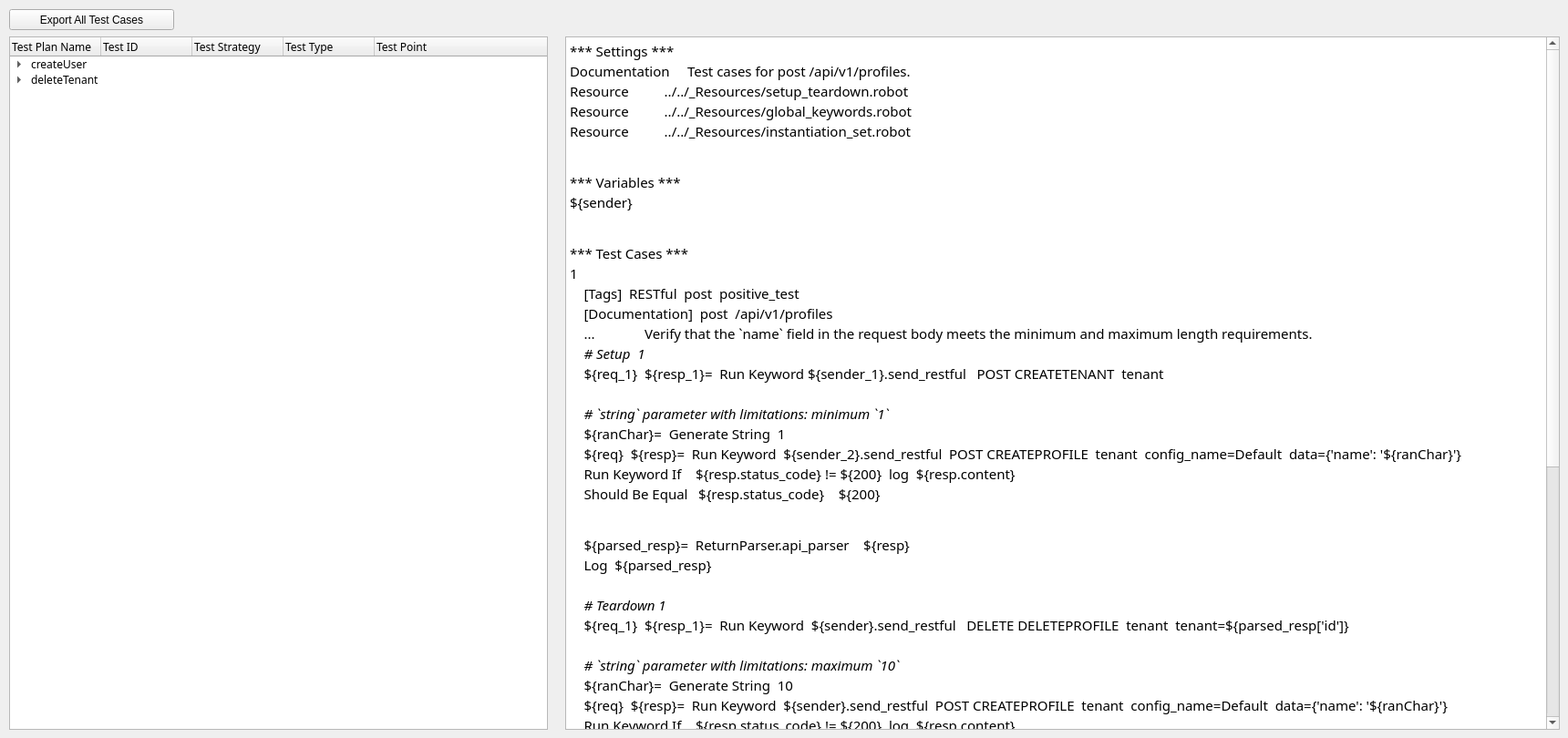
   <widget class="QWidget" name="tab_7">
    <attribute name="title">
     <string>Pre-view</string>
    </attribute>
    <widget class="QTreeWidget" name="api_tree_table_3">
     <property name="geometry">
      <rect>
       <x>10</x>
       <y>40</y>
       <width>591</width>
       <height>761</height>
      </rect>
     </property>
     <property name="font">
      <font>
       <family>JetBrains Mono</family>
      </font>
     </property>
     <property name="editTriggers">
      <set>QAbstractItemView::NoEditTriggers</set>
     </property>
     <property name="dragEnabled">
      <bool>false</bool>
     </property>
     <column>
      <property name="text">
       <string>Test Plan Name</string>
      </property>
     </column>
     <column>
      <property name="text">
       <string>Test ID</string>
      </property>
     </column>
     <column>
      <property name="text">
       <string>Test Strategy</string>
      </property>
     </column>
     <column>
      <property name="text">
       <string>Test Type</string>
      </property>
     </column>
     <column>
      <property name="text">
       <string>Test Point</string>
      </property>
     </column>
     <item>
      <property name="text">
       <string>createUser</string>
      </property>
      <property name="text">
       <string/>
      </property>
      <property name="text">
       <string/>
      </property>
      <property name="text">
       <string/>
      </property>
      <property name="text">
       <string/>
      </property>
      <item>
       <property name="text">
        <string/>
       </property>
       <property name="text">
        <string>1</string>
       </property>
       <property name="text">
        <string>Parameter Min.Max Value</string>
       </property>
       <property name="text">
        <string>Positive Test</string>
       </property>
       <property name="text">
        <string/>
       </property>
      </item>
      <item>
       <property name="text">
        <string/>
       </property>
       <property name="text">
        <string>2</string>
       </property>
       <property name="text">
        <string>Property Testing</string>
       </property>
       <property name="text">
        <string>Positive Test</string>
       </property>
       <property name="text">
        <string/>
       </property>
      </item>
     </item>
     <item>
      <property name="text">
       <string>deleteTenant</string>
      </property>
      <property name="text">
       <string/>
      </property>
      <property name="text">
       <string/>
      </property>
      <property name="text">
       <string/>
      </property>
      <property name="text">
       <string/>
      </property>
      <item>
       <property name="text">
        <string/>
       </property>
       <property name="text">
        <string>3</string>
       </property>
       <property name="text">
        <string>Property Testing</string>
       </property>
       <property name="text">
        <string>Positive Test</string>
       </property>
       <property name="text">
        <string/>
       </property>
      </item>
      <item>
       <property name="text">
        <string/>
       </property>
       <property name="text">
        <string>4</string>
       </property>
       <property name="text">
        <string>Property Testing</string>
       </property>
       <property name="text">
        <string>Positive Test</string>
       </property>
       <property name="text">
        <string/>
       </property>
      </item>
      <item>
       <property name="text">
        <string/>
       </property>
       <property name="text">
        <string>5</string>
       </property>
       <property name="text">
        <string>Property Testing</string>
       </property>
       <property name="text">
        <string>Negative Test</string>
       </property>
       <property name="text">
        <string/>
       </property>
      </item>
     </item>
    </widget>
    <widget class="QTextBrowser" name="textBrowser">
     <property name="geometry">
      <rect>
       <x>620</x>
       <y>40</y>
       <width>1091</width>
       <height>761</height>
      </rect>
     </property>
     <property name="font">
      <font>
       <family>JetBrains Mono</family>
      </font>
     </property>
     <property name="html">
      <string>&lt;!DOCTYPE HTML PUBLIC &quot;-//W3C//DTD HTML 4.0//EN&quot; &quot;http://www.w3.org/TR/REC-html40/strict.dtd&quot;&gt;
&lt;html&gt;&lt;head&gt;&lt;meta name=&quot;qrichtext&quot; content=&quot;1&quot; /&gt;&lt;style type=&quot;text/css&quot;&gt;
p, li { white-space: pre-wrap; }
&lt;/style&gt;&lt;/head&gt;&lt;body style=&quot; font-family:'JetBrains Mono'; font-size:7.8pt; font-weight:400; font-style:normal;&quot;&gt;
&lt;p style=&quot; margin-top:0px; margin-bottom:0px; margin-left:0px; margin-right:0px; -qt-block-indent:0; text-indent:0px;&quot;&gt;&lt;span style=&quot; font-family:'JetBrains Mono,Consolas,Courier New,monospace'; font-size:11pt; color:#000000;&quot;&gt;*** Settings ***&lt;/span&gt;&lt;/p&gt;
&lt;p style=&quot; margin-top:0px; margin-bottom:0px; margin-left:0px; margin-right:0px; -qt-block-indent:0; text-indent:0px;&quot;&gt;&lt;span style=&quot; font-family:'JetBrains Mono,Consolas,Courier New,monospace'; font-size:11pt; color:#000000;&quot;&gt;Documentation     Test cases for post /api/v1/profiles.&lt;/span&gt;&lt;/p&gt;
&lt;p style=&quot; margin-top:0px; margin-bottom:0px; margin-left:0px; margin-right:0px; -qt-block-indent:0; text-indent:0px;&quot;&gt;&lt;span style=&quot; font-family:'JetBrains Mono,Consolas,Courier New,monospace'; font-size:11pt; color:#000000;&quot;&gt;Resource          ../../_Resources/setup_teardown.robot&lt;/span&gt;&lt;/p&gt;
&lt;p style=&quot; margin-top:0px; margin-bottom:0px; margin-left:0px; margin-right:0px; -qt-block-indent:0; text-indent:0px;&quot;&gt;&lt;span style=&quot; font-family:'JetBrains Mono,Consolas,Courier New,monospace'; font-size:11pt; color:#000000;&quot;&gt;Resource          ../../_Resources/global_keywords.robot&lt;/span&gt;&lt;/p&gt;
&lt;p style=&quot; margin-top:0px; margin-bottom:0px; margin-left:0px; margin-right:0px; -qt-block-indent:0; text-indent:0px;&quot;&gt;&lt;span style=&quot; font-family:'JetBrains Mono,Consolas,Courier New,monospace'; font-size:11pt; color:#000000;&quot;&gt;Resource          ../../_Resources/instantiation_set.robot &lt;/span&gt;&lt;/p&gt;
&lt;p style=&quot; margin-top:0px; margin-bottom:0px; margin-left:0px; margin-right:0px; -qt-block-indent:0; text-indent:0px;&quot;&gt;&lt;span style=&quot; font-family:'JetBrains Mono,Consolas,Courier New,monospace'; font-size:11pt; color:#000000;&quot;&gt;&lt;br /&gt;&lt;/span&gt;&lt;/p&gt;
&lt;p style=&quot; margin-top:0px; margin-bottom:0px; margin-left:0px; margin-right:0px; -qt-block-indent:0; text-indent:0px;&quot;&gt;&lt;span style=&quot; font-family:'JetBrains Mono,Consolas,Courier New,monospace'; font-size:11pt; color:#000000;&quot;&gt;*** Variables ***&lt;/span&gt;&lt;/p&gt;
&lt;p style=&quot; margin-top:0px; margin-bottom:0px; margin-left:0px; margin-right:0px; -qt-block-indent:0; text-indent:0px;&quot;&gt;&lt;span style=&quot; font-family:'JetBrains Mono,Consolas,Courier New,monospace'; font-size:11pt; color:#000000;&quot;&gt;${sender}           &lt;/span&gt;&lt;/p&gt;
&lt;p style=&quot; margin-top:0px; margin-bottom:0px; margin-left:0px; margin-right:0px; -qt-block-indent:0; text-indent:0px;&quot;&gt;&lt;span style=&quot; font-family:'JetBrains Mono,Consolas,Courier New,monospace'; font-size:11pt; color:#000000;&quot;&gt;&lt;br /&gt;&lt;/span&gt;&lt;/p&gt;
&lt;p style=&quot; margin-top:0px; margin-bottom:0px; margin-left:0px; margin-right:0px; -qt-block-indent:0; text-indent:0px;&quot;&gt;&lt;span style=&quot; font-family:'JetBrains Mono,Consolas,Courier New,monospace'; font-size:11pt; color:#000000;&quot;&gt;*** Test Cases ***&lt;/span&gt;&lt;/p&gt;
&lt;p style=&quot; margin-top:0px; margin-bottom:0px; margin-left:0px; margin-right:0px; -qt-block-indent:0; text-indent:0px;&quot;&gt;&lt;span style=&quot; font-family:'JetBrains Mono,Consolas,Courier New,monospace'; font-size:11pt; color:#000000;&quot;&gt;1&lt;/span&gt;&lt;/p&gt;
&lt;p style=&quot; margin-top:0px; margin-bottom:0px; margin-left:0px; margin-right:0px; -qt-block-indent:0; text-indent:0px;&quot;&gt;&lt;span style=&quot; font-family:'JetBrains Mono,Consolas,Courier New,monospace'; font-size:11pt; color:#000000;&quot;&gt;    [Tags]  RESTful  post  positive_test&lt;/span&gt;&lt;/p&gt;
&lt;p style=&quot; margin-top:0px; margin-bottom:0px; margin-left:0px; margin-right:0px; -qt-block-indent:0; text-indent:0px;&quot;&gt;&lt;span style=&quot; font-family:'JetBrains Mono,Consolas,Courier New,monospace'; font-size:11pt; color:#000000;&quot;&gt;    [Documentation]  post  /api/v1/profiles  &lt;/span&gt;&lt;/p&gt;
&lt;p style=&quot; margin-top:0px; margin-bottom:0px; margin-left:0px; margin-right:0px; -qt-block-indent:0; text-indent:0px;&quot;&gt;&lt;span style=&quot; font-family:'JetBrains Mono,Consolas,Courier New,monospace'; font-size:11pt; color:#000000;&quot;&gt;    ...              Verify that the `name` field in the request body meets the minimum and maximum length requirements.&lt;/span&gt;&lt;/p&gt;
&lt;p style=&quot; margin-top:0px; margin-bottom:0px; margin-left:0px; margin-right:0px; -qt-block-indent:0; text-indent:0px;&quot;&gt;&lt;span style=&quot; font-family:'JetBrains Mono,Consolas,Courier New,monospace'; font-size:11pt; color:#000000;&quot;&gt;    &lt;/span&gt;&lt;span style=&quot; font-family:'JetBrains Mono,Consolas,Courier New,monospace'; font-size:11pt; font-style:italic; color:#000000;&quot;&gt;# Setup  1&lt;/span&gt;&lt;/p&gt;
&lt;p style=&quot; margin-top:0px; margin-bottom:0px; margin-left:0px; margin-right:0px; -qt-block-indent:0; text-indent:0px;&quot;&gt;&lt;span style=&quot; font-family:'JetBrains Mono,Consolas,Courier New,monospace'; font-size:11pt; color:#000000;&quot;&gt;    ${req_1}  ${resp_1}=  Run Keyword ${sender_1}.send_restful   POST CREATETENANT  tenant  &lt;/span&gt;&lt;/p&gt;
&lt;p style=&quot; margin-top:0px; margin-bottom:0px; margin-left:0px; margin-right:0px; -qt-block-indent:0; text-indent:0px;&quot;&gt;&lt;span style=&quot; font-family:'JetBrains Mono,Consolas,Courier New,monospace'; font-size:11pt; color:#000000;&quot;&gt;    &lt;/span&gt;&lt;/p&gt;
&lt;p style=&quot; margin-top:0px; margin-bottom:0px; margin-left:0px; margin-right:0px; -qt-block-indent:0; text-indent:0px;&quot;&gt;&lt;span style=&quot; font-family:'JetBrains Mono,Consolas,Courier New,monospace'; font-size:11pt; color:#000000;&quot;&gt;    &lt;/span&gt;&lt;span style=&quot; font-family:'JetBrains Mono,Consolas,Courier New,monospace'; font-size:11pt; font-style:italic; color:#000000;&quot;&gt;# `string` parameter with limitations: minimum `1`&lt;/span&gt;&lt;/p&gt;
&lt;p style=&quot; margin-top:0px; margin-bottom:0px; margin-left:0px; margin-right:0px; -qt-block-indent:0; text-indent:0px;&quot;&gt;&lt;span style=&quot; font-family:'JetBrains Mono,Consolas,Courier New,monospace'; font-size:11pt; color:#000000;&quot;&gt;    ${ranChar}=  Generate String  1&lt;/span&gt;&lt;/p&gt;
&lt;p style=&quot; margin-top:0px; margin-bottom:0px; margin-left:0px; margin-right:0px; -qt-block-indent:0; text-indent:0px;&quot;&gt;&lt;span style=&quot; font-family:'JetBrains Mono,Consolas,Courier New,monospace'; font-size:11pt; color:#000000;&quot;&gt;    ${req}  ${resp}=  Run Keyword  ${sender_2}.send_restful  POST CREATEPROFILE  tenant  config_name=Default  data={'name': '${ranChar}'}&lt;/span&gt;&lt;/p&gt;
&lt;p style=&quot; margin-top:0px; margin-bottom:0px; margin-left:0px; margin-right:0px; -qt-block-indent:0; text-indent:0px;&quot;&gt;&lt;span style=&quot; font-family:'JetBrains Mono,Consolas,Courier New,monospace'; font-size:11pt; color:#000000;&quot;&gt;    Run Keyword If    ${resp.status_code} != ${200}  log  ${resp.content}&lt;/span&gt;&lt;/p&gt;
&lt;p style=&quot; margin-top:0px; margin-bottom:0px; margin-left:0px; margin-right:0px; -qt-block-indent:0; text-indent:0px;&quot;&gt;&lt;span style=&quot; font-family:'JetBrains Mono,Consolas,Courier New,monospace'; font-size:11pt; color:#000000;&quot;&gt;    Should Be Equal   ${resp.status_code}    ${200}&lt;/span&gt;&lt;/p&gt;
&lt;p style=&quot; margin-top:0px; margin-bottom:0px; margin-left:0px; margin-right:0px; -qt-block-indent:0; text-indent:0px;&quot;&gt;&lt;span style=&quot; font-family:'JetBrains Mono,Consolas,Courier New,monospace'; font-size:11pt; color:#000000;&quot;&gt;&lt;br /&gt;&lt;/span&gt;&lt;/p&gt;
&lt;p style=&quot; margin-top:0px; margin-bottom:0px; margin-left:0px; margin-right:0px; -qt-block-indent:0; text-indent:0px;&quot;&gt;&lt;span style=&quot; font-family:'JetBrains Mono,Consolas,Courier New,monospace'; font-size:11pt; color:#000000;&quot;&gt;    ${parsed_resp}=  ReturnParser.api_parser    ${resp}&lt;/span&gt;&lt;/p&gt;
&lt;p style=&quot; margin-top:0px; margin-bottom:0px; margin-left:0px; margin-right:0px; -qt-block-indent:0; text-indent:0px;&quot;&gt;&lt;span style=&quot; font-family:'JetBrains Mono,Consolas,Courier New,monospace'; font-size:11pt; color:#000000;&quot;&gt;    Log  ${parsed_resp}&lt;/span&gt;&lt;/p&gt;
&lt;p style=&quot; margin-top:0px; margin-bottom:0px; margin-left:0px; margin-right:0px; -qt-block-indent:0; text-indent:0px;&quot;&gt;&lt;span style=&quot; font-family:'JetBrains Mono,Consolas,Courier New,monospace'; font-size:11pt; color:#000000;&quot;&gt;    &lt;/span&gt;&lt;/p&gt;
&lt;p style=&quot; margin-top:0px; margin-bottom:0px; margin-left:0px; margin-right:0px; -qt-block-indent:0; text-indent:0px;&quot;&gt;&lt;span style=&quot; font-family:'JetBrains Mono,Consolas,Courier New,monospace'; font-size:11pt; color:#000000;&quot;&gt;    &lt;/span&gt;&lt;span style=&quot; font-family:'JetBrains Mono,Consolas,Courier New,monospace'; font-size:11pt; font-style:italic; color:#000000;&quot;&gt;# Teardown 1&lt;/span&gt;&lt;/p&gt;
&lt;p style=&quot; margin-top:0px; margin-bottom:0px; margin-left:0px; margin-right:0px; -qt-block-indent:0; text-indent:0px;&quot;&gt;&lt;span style=&quot; font-family:'JetBrains Mono,Consolas,Courier New,monospace'; font-size:11pt; color:#000000;&quot;&gt;    ${req_1}  ${resp_1}=  Run Keyword  ${sender}.send_restful   DELETE DELETEPROFILE  tenant  tenant=${parsed_resp['id']}  &lt;/span&gt;&lt;/p&gt;
&lt;p style=&quot; margin-top:0px; margin-bottom:0px; margin-left:0px; margin-right:0px; -qt-block-indent:0; text-indent:0px;&quot;&gt;&lt;span style=&quot; font-family:'JetBrains Mono,Consolas,Courier New,monospace'; font-size:11pt; color:#000000;&quot;&gt;    &lt;/span&gt;&lt;/p&gt;
&lt;p style=&quot; margin-top:0px; margin-bottom:0px; margin-left:0px; margin-right:0px; -qt-block-indent:0; text-indent:0px;&quot;&gt;&lt;span style=&quot; font-family:'JetBrains Mono,Consolas,Courier New,monospace'; font-size:11pt; color:#000000;&quot;&gt;    &lt;/span&gt;&lt;span style=&quot; font-family:'JetBrains Mono,Consolas,Courier New,monospace'; font-size:11pt; font-style:italic; color:#000000;&quot;&gt;# `string` parameter with limitations: maximum `10`&lt;/span&gt;&lt;/p&gt;
&lt;p style=&quot; margin-top:0px; margin-bottom:0px; margin-left:0px; margin-right:0px; -qt-block-indent:0; text-indent:0px;&quot;&gt;&lt;span style=&quot; font-family:'JetBrains Mono,Consolas,Courier New,monospace'; font-size:11pt; color:#000000;&quot;&gt;    ${ranChar}=  Generate String  10&lt;/span&gt;&lt;/p&gt;
&lt;p style=&quot; margin-top:0px; margin-bottom:0px; margin-left:0px; margin-right:0px; -qt-block-indent:0; text-indent:0px;&quot;&gt;&lt;span style=&quot; font-family:'JetBrains Mono,Consolas,Courier New,monospace'; font-size:11pt; color:#000000;&quot;&gt;    ${req}  ${resp}=  Run Keyword  ${sender}.send_restful  POST CREATEPROFILE  tenant  config_name=Default  data={'name': '${ranChar}'}&lt;/span&gt;&lt;/p&gt;
&lt;p style=&quot; margin-top:0px; margin-bottom:0px; margin-left:0px; margin-right:0px; -qt-block-indent:0; text-indent:0px;&quot;&gt;&lt;span style=&quot; font-family:'JetBrains Mono,Consolas,Courier New,monospace'; font-size:11pt; color:#000000;&quot;&gt;    Run Keyword If    ${resp.status_code} != ${200}  log  ${resp.content}&lt;/span&gt;&lt;/p&gt;
&lt;p style=&quot; margin-top:0px; margin-bottom:0px; margin-left:0px; margin-right:0px; -qt-block-indent:0; text-indent:0px;&quot;&gt;&lt;span style=&quot; font-family:'JetBrains Mono,Consolas,Courier New,monospace'; font-size:11pt; color:#000000;&quot;&gt;    Should Be Equal   ${resp.status_code}    ${200}&lt;/span&gt;&lt;/p&gt;
&lt;p style=&quot; margin-top:0px; margin-bottom:0px; margin-left:0px; margin-right:0px; -qt-block-indent:0; text-indent:0px;&quot;&gt;&lt;span style=&quot; font-family:'JetBrains Mono,Consolas,Courier New,monospace'; font-size:11pt; color:#000000;&quot;&gt;&lt;br /&gt;&lt;/span&gt;&lt;/p&gt;
&lt;p style=&quot; margin-top:0px; margin-bottom:0px; margin-left:0px; margin-right:0px; -qt-block-indent:0; text-indent:0px;&quot;&gt;&lt;span style=&quot; font-family:'JetBrains Mono,Consolas,Courier New,monospace'; font-size:11pt; color:#000000;&quot;&gt;    ${parsed_resp}=  ReturnParser.api_parser    ${resp}&lt;/span&gt;&lt;/p&gt;
&lt;p style=&quot; margin-top:0px; margin-bottom:0px; margin-left:0px; margin-right:0px; -qt-block-indent:0; text-indent:0px;&quot;&gt;&lt;span style=&quot; font-family:'JetBrains Mono,Consolas,Courier New,monospace'; font-size:11pt; color:#000000;&quot;&gt;    Log  ${parsed_resp}&lt;/span&gt;&lt;/p&gt;
&lt;p style=&quot; margin-top:0px; margin-bottom:0px; margin-left:0px; margin-right:0px; -qt-block-indent:0; text-indent:0px;&quot;&gt;&lt;span style=&quot; font-family:'JetBrains Mono,Consolas,Courier New,monospace'; font-size:11pt; color:#000000;&quot;&gt;    &lt;/span&gt;&lt;/p&gt;
&lt;p style=&quot; margin-top:0px; margin-bottom:0px; margin-left:0px; margin-right:0px; -qt-block-indent:0; text-indent:0px;&quot;&gt;&lt;span style=&quot; font-family:'JetBrains Mono,Consolas,Courier New,monospace'; font-size:11pt; color:#000000;&quot;&gt;    &lt;/span&gt;&lt;span style=&quot; font-family:'JetBrains Mono,Consolas,Courier New,monospace'; font-size:11pt; font-style:italic; color:#000000;&quot;&gt;# Teardown 1&lt;/span&gt;&lt;/p&gt;
&lt;p style=&quot; margin-top:0px; margin-bottom:0px; margin-left:0px; margin-right:0px; -qt-block-indent:0; text-indent:0px;&quot;&gt;&lt;span style=&quot; font-family:'JetBrains Mono,Consolas,Courier New,monospace'; font-size:11pt; color:#000000;&quot;&gt;    ${req_1}  ${resp_1}=  Run Keyword  ${sender}.send_restful   DELETE DELETEPROFILE  tenant  tenant=${parsed_resp['id']}  &lt;/span&gt;&lt;/p&gt;
&lt;p style=&quot; margin-top:0px; margin-bottom:0px; margin-left:0px; margin-right:0px; -qt-block-indent:0; text-indent:0px;&quot;&gt;&lt;span style=&quot; font-family:'JetBrains Mono,Consolas,Courier New,monospace'; font-size:11pt; color:#000000;&quot;&gt;    &lt;/span&gt;&lt;/p&gt;
&lt;p style=&quot; margin-top:0px; margin-bottom:0px; margin-left:0px; margin-right:0px; -qt-block-indent:0; text-indent:0px;&quot;&gt;&lt;span style=&quot; font-family:'JetBrains Mono,Consolas,Courier New,monospace'; font-size:11pt; color:#000000;&quot;&gt;    &lt;/span&gt;&lt;span style=&quot; font-family:'JetBrains Mono,Consolas,Courier New,monospace'; font-size:11pt; font-style:italic; color:#000000;&quot;&gt;# `string` parameter with limitations: median `5`&lt;/span&gt;&lt;/p&gt;
&lt;p style=&quot; margin-top:0px; margin-bottom:0px; margin-left:0px; margin-right:0px; -qt-block-indent:0; text-indent:0px;&quot;&gt;&lt;span style=&quot; font-family:'JetBrains Mono,Consolas,Courier New,monospace'; font-size:11pt; color:#000000;&quot;&gt;    ${ranChar}=  Generate String  5&lt;/span&gt;&lt;/p&gt;
&lt;p style=&quot; margin-top:0px; margin-bottom:0px; margin-left:0px; margin-right:0px; -qt-block-indent:0; text-indent:0px;&quot;&gt;&lt;span style=&quot; font-family:'JetBrains Mono,Consolas,Courier New,monospace'; font-size:11pt; color:#000000;&quot;&gt;    ${req}  ${resp}=  Run Keyword  ${sender}.send_restful  POST CREATEPROFILE  tenant  config_name=Default  data={'name': '${ranChar}'}&lt;/span&gt;&lt;/p&gt;
&lt;p style=&quot; margin-top:0px; margin-bottom:0px; margin-left:0px; margin-right:0px; -qt-block-indent:0; text-indent:0px;&quot;&gt;&lt;span style=&quot; font-family:'JetBrains Mono,Consolas,Courier New,monospace'; font-size:11pt; color:#000000;&quot;&gt;    Run Keyword If    ${resp.status_code} != ${200}  log  ${resp.content}&lt;/span&gt;&lt;/p&gt;
&lt;p style=&quot; margin-top:0px; margin-bottom:0px; margin-left:0px; margin-right:0px; -qt-block-indent:0; text-indent:0px;&quot;&gt;&lt;span style=&quot; font-family:'JetBrains Mono,Consolas,Courier New,monospace'; font-size:11pt; color:#000000;&quot;&gt;    Should Be Equal   ${resp.status_code}    ${200}&lt;/span&gt;&lt;/p&gt;
&lt;p style=&quot; margin-top:0px; margin-bottom:0px; margin-left:0px; margin-right:0px; -qt-block-indent:0; text-indent:0px;&quot;&gt;&lt;span style=&quot; font-family:'JetBrains Mono,Consolas,Courier New,monospace'; font-size:11pt; color:#000000;&quot;&gt;&lt;br /&gt;&lt;/span&gt;&lt;/p&gt;
&lt;p style=&quot; margin-top:0px; margin-bottom:0px; margin-left:0px; margin-right:0px; -qt-block-indent:0; text-indent:0px;&quot;&gt;&lt;span style=&quot; font-family:'JetBrains Mono,Consolas,Courier New,monospace'; font-size:11pt; color:#000000;&quot;&gt;    ${parsed_resp}=  ReturnParser.api_parser    ${resp}&lt;/span&gt;&lt;/p&gt;
&lt;p style=&quot; margin-top:0px; margin-bottom:0px; margin-left:0px; margin-right:0px; -qt-block-indent:0; text-indent:0px;&quot;&gt;&lt;span style=&quot; font-family:'JetBrains Mono,Consolas,Courier New,monospace'; font-size:11pt; color:#000000;&quot;&gt;    Log  ${parsed_resp}&lt;/span&gt;&lt;/p&gt;
&lt;p style=&quot; margin-top:0px; margin-bottom:0px; margin-left:0px; margin-right:0px; -qt-block-indent:0; text-indent:0px;&quot;&gt;&lt;span style=&quot; font-family:'JetBrains Mono,Consolas,Courier New,monospace'; font-size:11pt; color:#000000;&quot;&gt;    &lt;/span&gt;&lt;/p&gt;
&lt;p style=&quot; margin-top:0px; margin-bottom:0px; margin-left:0px; margin-right:0px; -qt-block-indent:0; text-indent:0px;&quot;&gt;&lt;span style=&quot; font-family:'JetBrains Mono,Consolas,Courier New,monospace'; font-size:11pt; color:#000000;&quot;&gt;    &lt;/span&gt;&lt;span style=&quot; font-family:'JetBrains Mono,Consolas,Courier New,monospace'; font-size:11pt; font-style:italic; color:#000000;&quot;&gt;# Teardown 1&lt;/span&gt;&lt;/p&gt;
&lt;p style=&quot; margin-top:0px; margin-bottom:0px; margin-left:0px; margin-right:0px; -qt-block-indent:0; text-indent:0px;&quot;&gt;&lt;span style=&quot; font-family:'JetBrains Mono,Consolas,Courier New,monospace'; font-size:11pt; color:#000000;&quot;&gt;    ${req_1}  ${resp_1}=  Run Keyword  ${sender}.send_restful   DELETE DELETEPROFILE  tenant  tenant=${parsed_resp['id']}  &lt;/span&gt;&lt;/p&gt;&lt;/body&gt;&lt;/html&gt;</string>
     </property>
    </widget>
    <widget class="QPushButton" name="pushButton">
     <property name="geometry">
      <rect>
       <x>10</x>
       <y>10</y>
       <width>181</width>
       <height>23</height>
      </rect>
     </property>
     <property name="text">
      <string>Export All Test Cases</string>
     </property>
    </widget>
   </widget>
